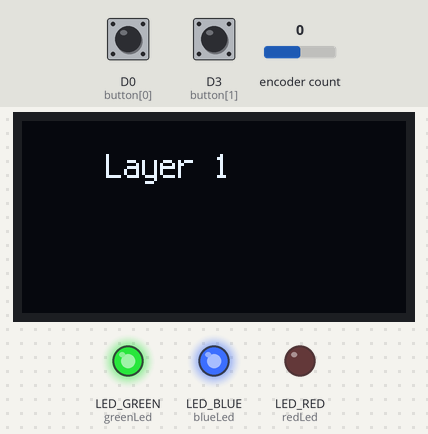
Recording of a program running on a simulated CircuitPython board. Parts: 128×64 one-colour display, output pins drawn as LEDs (lit = HIGH). Inputs (shaded band) come from the test bench; at power-on: D0 (button[0]) HIGH, D3 (button[1]) HIGH, encoder count 0. Nothing arrives over Bluetooth unless stated; USB keyboard and mouse output is not drawn; what the program prints to the serial console is not drawn.

Above: at 1.2 s.
1.3 s: D0 (button[0]) pulled LOW for 0.15 s
At 2.5 s:
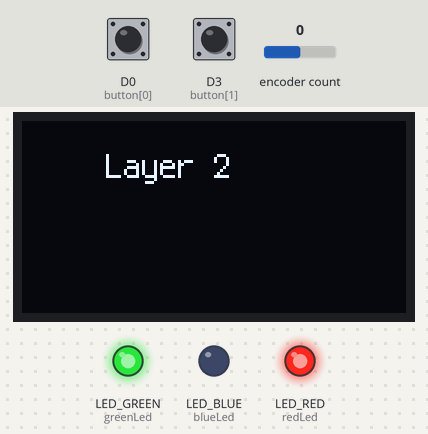
2.9 s: D0 (button[0]) pulled LOW for 1 s
At 4.2 s:
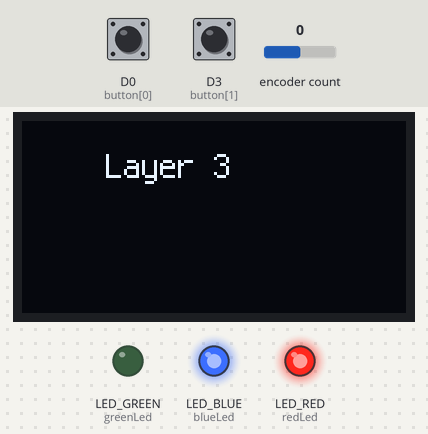
Timing chart, 0 to 5.9 s (numbered marks = the images above; inputs shaded):
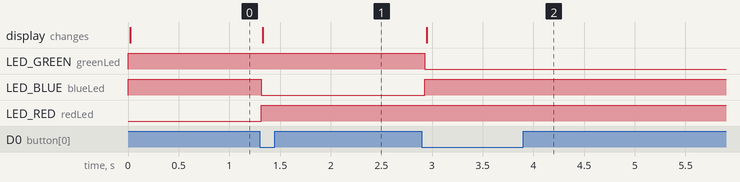

Measured:
- after the input at 1.3 s, LED_BLUE (blueLed): HIGH → LOW at once; LED_RED (redLed): LOW → HIGH at once; the display: changes at once (image 1)
- after the input at 2.9 s, LED_GREEN (greenLed): HIGH → LOW at once; LED_BLUE (blueLed): LOW → HIGH at once; the display: changes after 0.05 s (image 2)

The program:

code.py
```python
import time
import board
import digitalio
import rotaryio
import usb_hid
import pwmio
import displayio
import terminalio
from board_setup import *
from macro_setup import macro_setting
import adafruit_displayio_sh1106
from adafruit_display_text import label
from adafruit_hid.keyboard import Keyboard
from adafruit_hid.keycode import Keycode
from adafruit_hid.keyboard_layout_us import KeyboardLayoutUS
from adafruit_hid.consumer_control import ConsumerControl
from adafruit_hid.consumer_control_code import ConsumerControlCode
from adafruit_ble import BLERadio
from adafruit_ble.advertising import Advertisement
from adafruit_ble.advertising.standard import ProvideServicesAdvertisement
from adafruit_ble.services.standard.hid import HIDService

displayio.release_displays()
# var
SLEEP_TIME = 0.1
connected_flag = False
current_layer = 1
last_layer_button_state = buttons[board.D0].value

# BLE and USB HID setup
hid = HIDService()
usb_keyboard = Keyboard(usb_hid.devices)
ble_keyboard = Keyboard(hid.devices)
usbLayout_keyboard = KeyboardLayoutUS(usb_keyboard)
bleLayout_keyboard = KeyboardLayoutUS(ble_keyboard)
usb_cc = ConsumerControl(usb_hid.devices)
ble_cc = ConsumerControl(hid.devices)

# BLE setup
advertisement = ProvideServicesAdvertisement(hid)
advertisement.appearance = 961
scan_response = Advertisement()
ble = BLERadio()
ble.name = "yein's macroboard"

i2c = board.I2C()
display_bus = displayio.I2CDisplay(i2c, device_address=0x3c)
display = adafruit_displayio_sh1106.SH1106(display_bus, width=128, height=64, rotation=0)

# Make the display context
splash = displayio.Group()
display.root_group = splash

color_bitmap = displayio.Bitmap(128, 64, 1)
color_palette = displayio.Palette(1)
color_palette[0] = 0x000000  # Black

bg_sprite = displayio.TileGrid(color_bitmap, pixel_shader=color_palette, x=0, y=0)
splash.append(bg_sprite)

send_keycode, send_keylayout, windows_short_cut, multimedia_short_cut = macro_setting(
    usb_keyboard,
    ble_keyboard,
    ble,
    usbLayout_keyboard,
    bleLayout_keyboard,
    usb_cc,
    ble_cc,
)
def display_text(oledText):
    text_area = label.Label(terminalio.FONT, text=oledText,color=0xFFFFFF, x=28, y=15)
    splash.append(text_area)

# Normal shortcut layer
def layer1():
    splash.append(bg_sprite)
    display_text("Layer 1")

    #if not buttons[board.D1].value:
    #    send_keycode(Keycode.A)
    #if not buttons[board.D2].value and not buttons[board.D3].value:
    #    send_keylayout("0296")

# Multimedia Layer
last_position = encoder.position
def layer2():
    splash.append(bg_sprite)
    display_text("Layer 2")
    global last_position
    current_position = encoder.position
    position_change = current_position - last_position

    if position_change > 0:
        for _ in range(position_change):
            multimedia_short_cut("volumeUp")
        print(current_position)
    elif position_change < 0:
        for _ in range(-position_change):
            multimedia_short_cut("volumeDown")
        print(current_position)
    last_position = current_position
    if not buttons[board.D3].value:
        multimedia_short_cut("mute")

# Windows manager layer
def layer3():
    splash.append(bg_sprite)
    display_text("Layer 3")
    #if not buttons[board.D1].value:
    #    windows_short_cut("lockScreen")

def macroSetup():
    global current_layer
    global last_layer_button_state
    redLed.value = True
    blueLed.value = True
    greenLed.value = True

    if buttons[board.D0].value != last_layer_button_state and not buttons[board.D0].value:
        current_layer = (current_layer % 3) + 1
        print(f'Switched to layer {current_layer}')
    last_layer_button_state = buttons[board.D0].value

    if current_layer == 1:
        redLed.value = False
        layer1()
    if current_layer == 2:
        blueLed.value = False
        layer2()
    if current_layer == 3:
        greenLed.value = False
        layer3()
    if current_layer == 4:
        redLed.value = False
        greenLed.value = False
    if current_layer == 5:
        redLed.value = False
        blueLed.value = False
    if current_layer == 6:
        greenLed.value = False
        blueLed.value = False
    if current_layer == 7:
        redLed.value = False
        greenLed.value = False
        blueLed.value = False
    time.sleep(SLEEP_TIME)

if not ble.connected:
    print("Waiting to connect to BLE...")
    ble.start_advertising(advertisement)
else:
    print("already connected")

def main():
    try:
        print(f'Screen is {display.is_awake}')
        while len(splash):
            splash.pop()
        macroSetup()
    except Exception as e:
        print("An error occurred:", str(e))
        time.sleep(1)

if __name__ == "__main__":
    while True:
        main()
```

board_setup.py
```python
import board
import digitalio
import rotaryio

encoder = rotaryio.IncrementalEncoder(board.D1, board.D2) # Rotary IO, change to suit the project
button_pins = [board.D0, board.D3, board.D6, board.D7, board.D8, board.D9, board.D10]

buttons = {}

redLed = digitalio.DigitalInOut(board.LED_RED)
redLed.direction = digitalio.Direction.OUTPUT

blueLed = digitalio.DigitalInOut(board.LED_BLUE)
blueLed.direction = digitalio.Direction.OUTPUT

greenLed = digitalio.DigitalInOut(board.LED_GREEN)
greenLed.direction = digitalio.Direction.OUTPUT

for pin in button_pins:
    button = digitalio.DigitalInOut(pin)
    button.direction = digitalio.Direction.INPUT
    button.pull = digitalio.Pull.UP
    # Add the button object to the dictionary with the pin name as the key
    buttons[pin] = button

print(f"Button map {buttons}")
# Now you can access the buttons using the pin names
# Example: Check if button D1 is pressed
# if not buttons[board.D1].value:
#    print("Button D1 is pressed")
```

macro_setup.py
```python
import time

from adafruit_hid.consumer_control import ConsumerControl
from adafruit_hid.consumer_control_code import ConsumerControlCode

SLEEP_TIME = 0.1
# Only for 1 char
def macro_setting(usb_keyboard, ble_keyboard, ble, usbLayout_keyboard, bleLayout_keyboard, usb_cc, ble_cc):
    def send_keycode(key):
        usb_keyboard.press(key)
        time.sleep(SLEEP_TIME)

        if ble.connected:
            ble_keyboard.press(key)
            time.sleep(SLEEP_TIME)
            ble_keyboard.release_all()
        usb_keyboard.release_all()

    # To send a string of texts/numbers
    def send_keylayout(texts):
        usbLayout_keyboard.write(texts)
        if ble.connected:
            bleLayout_keyboard.write(texts)
        time.sleep(0.4)

    def windows_short_cut(cmd):
        if cmd == 'lockScreen':
            usb_keyboard.send(Keycode.WINDOWS, Keycode.L)
        elif cmd == 'lockScreen':
            usb_keyboard.send(Keycode.WINDOWS, Keycode.L)
        else:
            print(f'Invalid Command: {cmd}')

    def multimedia_short_cut(cmd):
        if cmd == 'volumeUp':
            usb_cc.send(ConsumerControlCode.VOLUME_INCREMENT)
            if ble.connected:
                ble_cc.send(ConsumerControlCode.VOLUME_INCREMENT)
        elif cmd == 'volumeDown':
            usb_cc.send(ConsumerControlCode.VOLUME_DECREMENT)
            if ble.connected:
                ble_cc.send(ConsumerControlCode.VOLUME_DECREMENT)
        elif cmd == 'mute':
            usb_cc.send(ConsumerControlCode.MUTE)
            if ble.connected:
                ble_cc.send(ConsumerControlCode.MUTE)
        elif cmd == 'playPause':
            usb_cc.send(ConsumerControlCode.PLAY_PAUSE)
            if ble.connected:
                ble_cc.send(ConsumerControlCode.PLAY_PAUSE)
        elif cmd == 'stop':
            usb_cc.send(ConsumerControlCode.STOP)
            if ble.connected:
                ble_cc.send(ConsumerControlCode.STOP)
        else:
            print(f'Invalid Command: {cmd}')

    return send_keycode, send_keylayout, windows_short_cut, multimedia_short_cut
```
